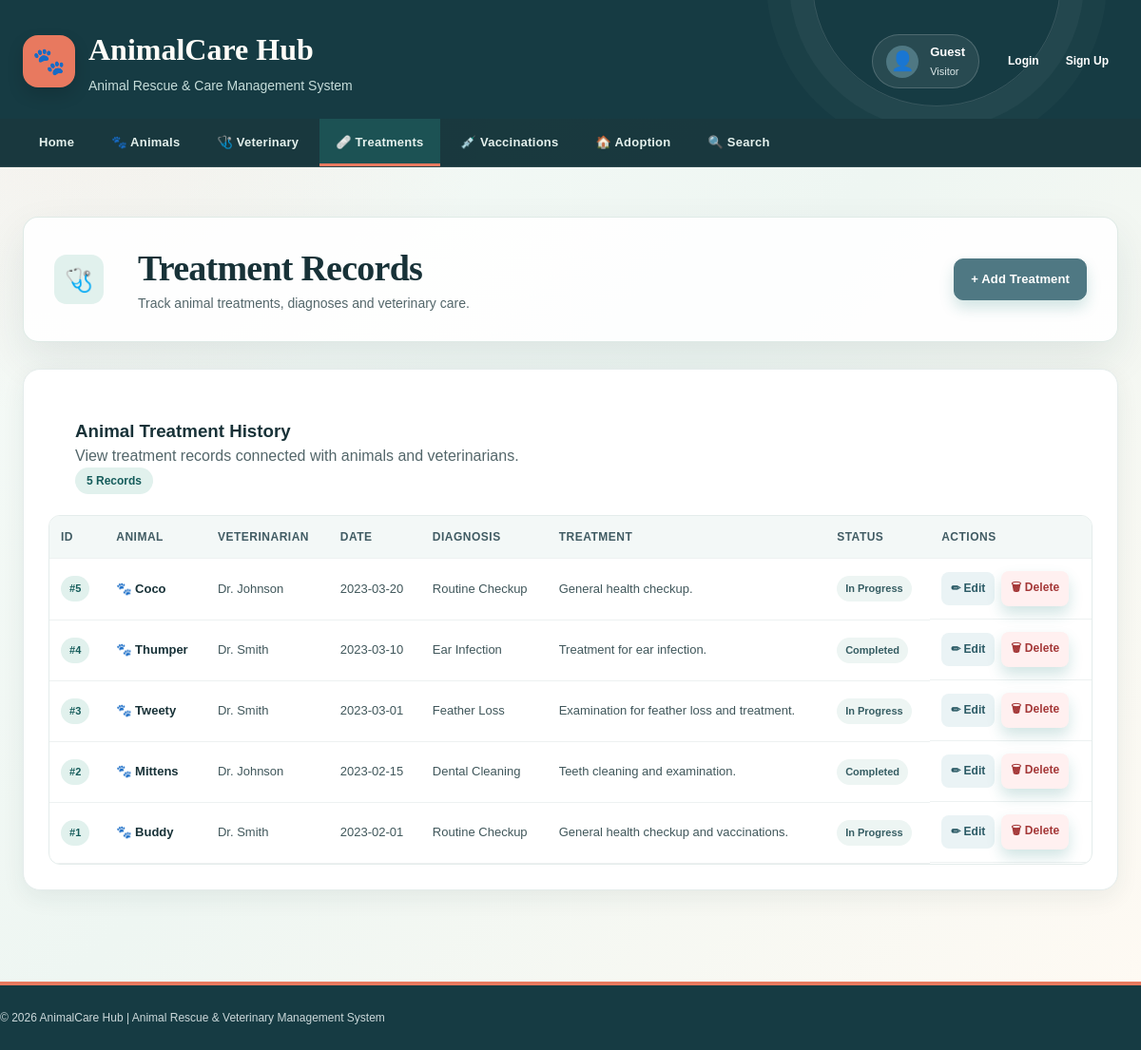
The page /treatments.php on the database its author committed.
### tables this page shows
CREATE TABLE treatments (
    treatment_id INT AUTO_INCREMENT PRIMARY KEY,
    animal_id INT NOT NULL,
    vet_id INT NOT NULL,
    treatment_date DATE NOT NULL,
    diagnosis VARCHAR(255) NOT NULL,
    treatment_description TEXT NOT NULL,
    treatment_status VARCHAR(30) NOT NULL DEFAULT 'In Progress',

    FOREIGN KEY (animal_id)
        REFERENCES animals(animal_id),

    FOREIGN KEY (vet_id)
        REFERENCES veterinarians(vet_id)
);

CREATE TABLE animals (
    animal_id INT AUTO_INCREMENT PRIMARY KEY,
    animal_name VARCHAR(100) NOT NULL,
    animal_type VARCHAR(50) NOT NULL,
    breed VARCHAR(100),
    age INT NOT NULL,
    gender VARCHAR(20) NOT NULL,
    category VARCHAR(30) NOT NULL,
    rescue_date DATE,
    health_status VARCHAR(50) NOT NULL,
    adoption_status VARCHAR(30) NOT NULL DEFAULT 'Available',
    description TEXT
);

CREATE TABLE veterinarians (
    vet_id INT AUTO_INCREMENT PRIMARY KEY,
    vet_name VARCHAR(100) NOT NULL,
    specialization VARCHAR(100) NOT NULL,
    phone VARCHAR(20),
    email VARCHAR(150) UNIQUE,
    clinic_name VARCHAR(150)
);

### treatments.php (the view, shortened to what this page needs)
<?php
$sql = "SELECT
            t.treatment_id,
            t.treatment_date,
            t.diagnosis,
            t.treatment_description,
            t.treatment_status,
            a.animal_name,
            v.vet_name
        FROM treatments t
        INNER JOIN animals a ON t.animal_id = a.animal_id
        INNER JOIN veterinarians v ON t.vet_id = v.vet_id
        ORDER BY t.treatment_id DESC";
$result = mysqli_query($conn, $sql);
?>
<!DOCTYPE html>
<html lang="en">
<head>
    <link rel="stylesheet" href="style.css">
</head>
<body>
<header class="main-header">
    <div class="container header-content">
        <div class="logo-area">
            <div class="logo-icon">🐾</div>
            <div>
                <h1>AnimalCare Hub</h1>
                <p>Animal Rescue & Care Management System</p>
            </div>
        </div>
        <div class="header-auth">
            <?php if (isset($_SESSION['user_id'])): ?>
                <div class="top-profile-panel">
                    <div class="top-profile-avatar">👤</div>
                    <div class="top-profile-text">
                        <span class="top-profile-name"><?= htmlspecialchars($_SESSION['name'] ?? 'Care Team Member') ?></span>
                        <span class="top-profile-role"><?= htmlspecialchars($_SESSION['role'] ?? 'Team Member') ?></span>
                    </div>
                </div>
                <div class="top-profile-links">
                    <a href="logout.php" class="top-logout-link">Logout</a>
                </div>
            <?php else: ?>
                <div class="top-profile-panel">
                    <div class="top-profile-avatar">👤</div>
                    <div class="top-profile-text">
                        <span class="top-profile-name">Guest</span>
                        <span class="top-profile-role">Visitor</span>
                    </div>
                </div>
                <div class="top-profile-links">
                    <a href="login.php" class="top-login-link">Login</a>
                    <a href="register.php" class="top-register-link">Sign Up</a>
                </div>
            <?php endif; ?>
        </div>
    </div>
</header>
<nav class="navbar">
    <div class="container nav-inner">
        <ul class="nav-list">
            <li><a href="index.php">Home</a></li>
            <li><a href="animals.php">🐾 Animals</a></li>
            <li><a href="veterinarians.php">🩺 Veterinary</a></li>
            <li><a href="treatments.php" class="active">🩹 Treatments</a></li>
            <li><a href="vaccinations.php">💉 Vaccinations</a></li>
            <li><a href="adoption.php">🏠 Adoption</a></li>
            <li><a href="search.php">🔍 Search</a></li>
        </ul>
    </div>
</nav>
<main class="page-container">
    <section class="page-title">
        <div class="page-title-content">
            <span class="title-icon">🩺</span>
            <div>
                <h2>Treatment Records</h2>
                <p>Track animal treatments, diagnoses and veterinary care.</p>
            </div>
        </div>
        <a href="add_treatment.php" class="primary-btn">
            + Add Treatment
        </a>
    </section>
    <section class="data-card">
        <div class="card-header">
            <div>
                <h3>Animal Treatment History</h3>
                <p>View treatment records connected with animals and veterinarians.</p>
            </div>
            <span class="record-count">
                <?php echo mysqli_num_rows($result); ?> Records
            </span>
        </div>
        <div class="table-wrapper">
            <table class="data-table">
                <thead>
                    <tr>
                        <th>ID</th>
                        <th>Animal</th>
                        <th>Veterinarian</th>
                        <th>Date</th>
                        <th>Diagnosis</th>
                        <th>Treatment</th>
                        <th>Status</th>
                        <th>Actions</th>
                    </tr>
                </thead>
                <tbody>
                <?php if (mysqli_num_rows($result) > 0): ?>
                    <?php while ($row = mysqli_fetch_assoc($result)): ?>
                        <tr>
                            <td>
                                <span class="id-badge">
                                    #<?php echo (int)$row['treatment_id']; ?>
                                </span>
                            </td>
                            <td>
                                <strong>
                                    🐾 <?php echo htmlspecialchars($row['animal_name']); ?>
                                </strong>
                            </td>
                            <td>
                                <?php echo htmlspecialchars($row['vet_name']); ?>
                            </td>
                            <td>
                                <?php echo htmlspecialchars($row['treatment_date']); ?>
                            </td>
                            <td>
                                <?php echo htmlspecialchars($row['diagnosis']); ?>
                            </td>
                            <td>
                                <?php echo htmlspecialchars($row['treatment_description']); ?>
                            </td>
                            <td>
                                <?php
                                $status = $row['treatment_status'];
                                if (strtolower($status) === 'completed') {
                                    $status_class = 'status-completed';
                                } elseif (strtolower($status) === 'ongoing') {
                                    $status_class = 'status-ongoing';
                                } else {
                                    $status_class = 'status-default';
                                }
                                ?>
                                <span class="status-badge <?php echo $status_class; ?>">
                                    <?php echo htmlspecialchars($status); ?>
                                </span>
                            </td>
                            <td class="action-cell">
                                <a class="edit-btn" href="update_treatment.php?treatment_id=<?= (int)$row['treatment_id'] ?>">✏ Edit</a>
                                <form action="delete_treatment.php" method="POST" class="inline-delete" onsubmit="return confirm('Delete this treatment record?');">
                                    <button class="delete-btn" type="submit">🗑 Delete</button>
                                </form>
                            </td>
                        </tr>
                    <?php endwhile; ?>
                <?php endif; ?>
                </tbody>
            </table>
        </div>
    </section>
</main>
<footer class="main-footer">
    <p>
        © 2026 AnimalCare Hub | Animal Rescue & Veterinary Management System
    </p>
</footer>
</body>
</html>

### rows shown on the page
treatments: treatment_id "5", animal.animal_name "Coco", vet.vet_name "Dr. Johnson", treatment_date "2023-03-20", diagnosis "Routine Checkup", treatment_description "General health checkup.", treatment_status "In Progress"
treatments: treatment_id "4", animal.animal_name "Thumper", vet.vet_name "Dr. Smith", treatment_date "2023-03-10", diagnosis "Ear Infection", treatment_description "Treatment for ear infection.", treatment_status "Completed"
treatments: treatment_id "3", animal.animal_name "Tweety", vet.vet_name "Dr. Smith", treatment_date "2023-03-01", diagnosis "Feather Loss", treatment_description "Examination for feather loss and treatment.", treatment_status "In Progress"
treatments: treatment_id "2", animal.animal_name "Mittens", vet.vet_name "Dr. Johnson", treatment_date "2023-02-15", diagnosis "Dental Cleaning", treatment_description "Teeth cleaning and examination.", treatment_status "Completed"
treatments: treatment_id "1", animal.animal_name "Buddy", vet.vet_name "Dr. Smith", treatment_date "2023-02-01", diagnosis "Routine Checkup", treatment_description "General health checkup and vaccinations.", treatment_status "In Progress"

### other values the page prints
mysqli_num_rows($result) "5"
